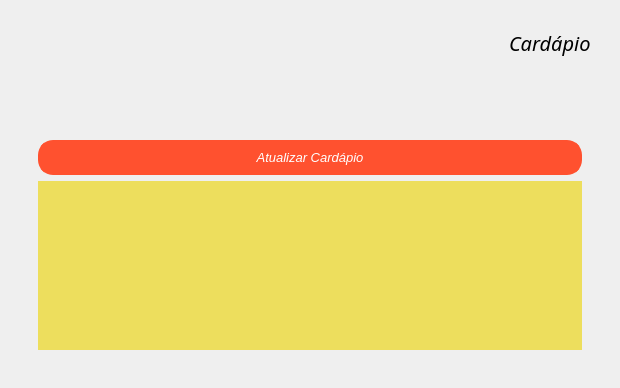
<?xml version="1.0" encoding="UTF-8"?>
<ui version="4.0">
 <class>Form</class>
 <widget class="QWidget" name="Form">
  <property name="geometry">
   <rect>
    <x>0</x>
    <y>0</y>
    <width>620</width>
    <height>388</height>
   </rect>
  </property>
  <property name="windowTitle">
   <string>Form</string>
  </property>
  <layout class="QVBoxLayout" name="verticalLayout_2">
   <item>
    <widget class="QFrame" name="frame">
     <property name="frameShape">
      <enum>QFrame::NoFrame</enum>
     </property>
     <property name="frameShadow">
      <enum>QFrame::Raised</enum>
     </property>
     <layout class="QVBoxLayout" name="verticalLayout">
      <item>
       <widget class="QFrame" name="frame_2">
        <property name="frameShape">
         <enum>QFrame::NoFrame</enum>
        </property>
        <property name="frameShadow">
         <enum>QFrame::Raised</enum>
        </property>
        <layout class="QHBoxLayout" name="horizontalLayout">
         <item>
          <widget class="QLabel" name="label_2">
           <property name="text">
            <string/>
           </property>
           <property name="pixmap">
            <pixmap>../../assets/icons/cardapio.png</pixmap>
           </property>
           <property name="scaledContents">
            <bool>true</bool>
           </property>
           <property name="wordWrap">
            <bool>true</bool>
           </property>
           <property name="openExternalLinks">
            <bool>false</bool>
           </property>
          </widget>
         </item>
         <item>
          <spacer name="horizontalSpacer">
           <property name="orientation">
            <enum>Qt::Horizontal</enum>
           </property>
           <property name="sizeHint" stdset="0">
            <size>
             <width>40</width>
             <height>20</height>
            </size>
           </property>
          </spacer>
         </item>
         <item>
          <widget class="QLabel" name="label">
           <property name="font">
            <font>
             <family>Bahnschrift Light</family>
             <pointsize>15</pointsize>
             <weight>50</weight>
             <italic>true</italic>
             <bold>false</bold>
            </font>
           </property>
           <property name="text">
            <string>Cardápio</string>
           </property>
          </widget>
         </item>
        </layout>
       </widget>
      </item>
      <item>
       <layout class="QVBoxLayout" name="verticalLayout_3">
        <item>
         <layout class="QHBoxLayout" name="horizontalLayout_2">
          <item>
           <spacer name="horizontalSpacer_3">
            <property name="orientation">
             <enum>Qt::Horizontal</enum>
            </property>
            <property name="sizeHint" stdset="0">
             <size>
              <width>40</width>
              <height>20</height>
             </size>
            </property>
           </spacer>
          </item>
          <item>
           <widget class="QLabel" name="AlertMenu">
            <property name="font">
             <font>
              <family>Bahnschrift Condensed</family>
              <pointsize>19</pointsize>
              <italic>true</italic>
             </font>
            </property>
            <property name="styleSheet">
             <string notr="true">color: rgb(0, 0, 0);
padding: 5px;</string>
            </property>
            <property name="text">
             <string/>
            </property>
            <property name="alignment">
             <set>Qt::AlignCenter</set>
            </property>
           </widget>
          </item>
          <item>
           <spacer name="horizontalSpacer_2">
            <property name="orientation">
             <enum>Qt::Horizontal</enum>
            </property>
            <property name="sizeHint" stdset="0">
             <size>
              <width>40</width>
              <height>20</height>
             </size>
            </property>
           </spacer>
          </item>
         </layout>
        </item>
       </layout>
      </item>
      <item>
       <widget class="QFrame" name="frame_3">
        <property name="frameShape">
         <enum>QFrame::NoFrame</enum>
        </property>
        <property name="frameShadow">
         <enum>QFrame::Raised</enum>
        </property>
        <layout class="QHBoxLayout" name="horizontalLayout_3">
         <item>
          <widget class="QFrame" name="frame_4">
           <property name="frameShape">
            <enum>QFrame::NoFrame</enum>
           </property>
           <property name="frameShadow">
            <enum>QFrame::Raised</enum>
           </property>
           <layout class="QVBoxLayout" name="verticalLayout_4">
            <item>
             <widget class="QPushButton" name="Update">
              <property name="font">
               <font>
                <family>Arial</family>
                <pointsize>10</pointsize>
                <italic>true</italic>
               </font>
              </property>
              <property name="styleSheet">
               <string notr="true">.QPushButton{
	background-color: #FF512F;
	color: rgb(255, 255, 255);
	border: 5px solid#FF512F;
	border-radius: 15px;
	height: 25px;
	width: 75px;
}

.QPushButton:hover{
	background-color: #003973;
	border: 2px;
	color: white;
}

</string>
              </property>
              <property name="text">
               <string>Atualizar Cardápio</string>
              </property>
             </widget>
            </item>
            <item>
             <widget class="QScrollArea" name="scrollArea">
              <property name="styleSheet">
               <string notr="true">background: #edde5d;</string>
              </property>
              <property name="frameShape">
               <enum>QFrame::NoFrame</enum>
              </property>
              <property name="widgetResizable">
               <bool>true</bool>
              </property>
              <widget class="QWidget" name="scrollAreaWidgetContents">
               <property name="geometry">
                <rect>
                 <x>0</x>
                 <y>0</y>
                 <width>548</width>
                 <height>137</height>
                </rect>
               </property>
               <layout class="QVBoxLayout" name="verticalLayout_6">
                <item>
                 <layout class="QVBoxLayout" name="CardConteiner"/>
                </item>
               </layout>
              </widget>
             </widget>
            </item>
           </layout>
          </widget>
         </item>
        </layout>
       </widget>
      </item>
     </layout>
    </widget>
   </item>
  </layout>
 </widget>
 <resources/>
 <connections/>
</ui>
